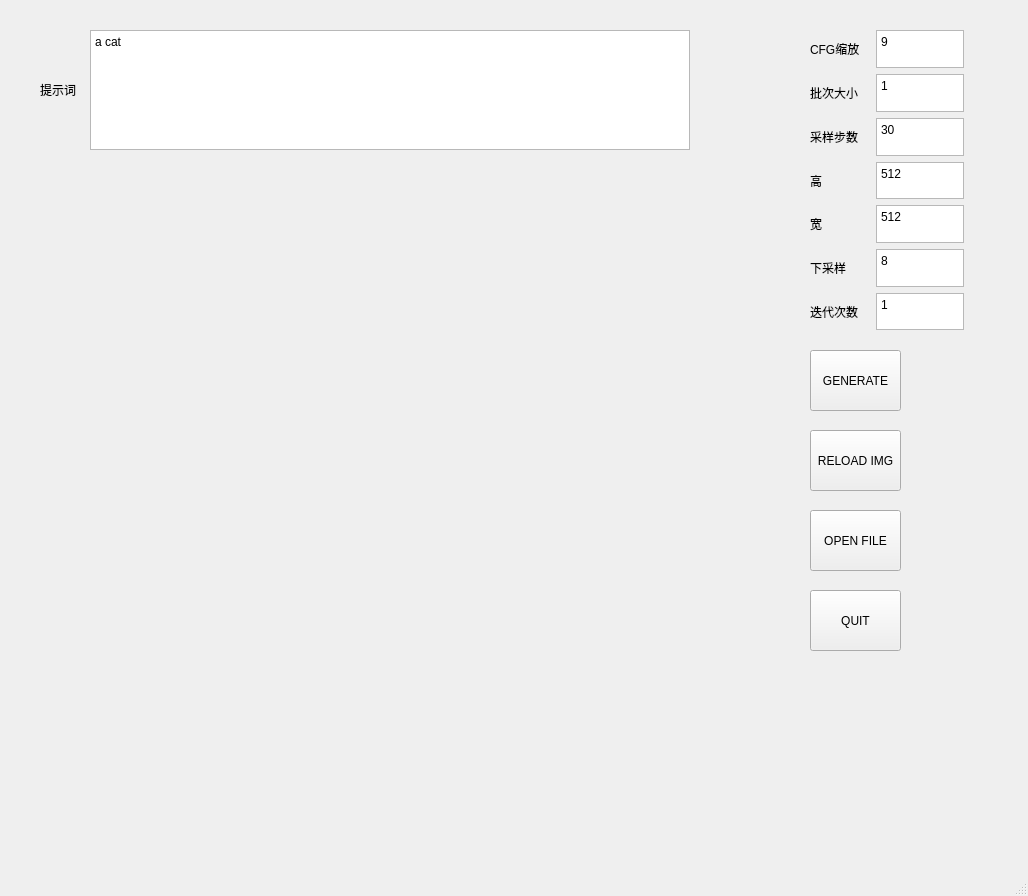
<?xml version="1.0" encoding="UTF-8"?>
<ui version="4.0">
 <class>MainWindow</class>
 <widget class="QMainWindow" name="MainWindow">
  <property name="geometry">
   <rect>
    <x>0</x>
    <y>0</y>
    <width>1028</width>
    <height>896</height>
   </rect>
  </property>
  <property name="windowTitle">
   <string>MainWindow</string>
  </property>
  <widget class="QWidget" name="centralwidget">
   <widget class="QWidget" name="verticalLayoutWidget">
    <property name="geometry">
     <rect>
      <x>810</x>
      <y>30</y>
      <width>154</width>
      <height>300</height>
     </rect>
    </property>
    <property name="maximumSize">
     <size>
      <width>400</width>
      <height>300</height>
     </size>
    </property>
    <layout class="QVBoxLayout" name="lay1">
     <item>
      <layout class="QHBoxLayout" name="D1">
       <item>
        <widget class="QLabel" name="L1">
         <property name="minimumSize">
          <size>
           <width>60</width>
           <height>0</height>
          </size>
         </property>
         <property name="text">
          <string>CFG缩放</string>
         </property>
        </widget>
       </item>
       <item>
        <widget class="QPlainTextEdit" name="T1">
         <property name="plainText">
          <string>9</string>
         </property>
        </widget>
       </item>
      </layout>
     </item>
     <item>
      <layout class="QHBoxLayout" name="D0">
       <item>
        <widget class="QLabel" name="L0">
         <property name="minimumSize">
          <size>
           <width>60</width>
           <height>0</height>
          </size>
         </property>
         <property name="text">
          <string>批次大小</string>
         </property>
        </widget>
       </item>
       <item>
        <widget class="QPlainTextEdit" name="T0">
         <property name="plainText">
          <string>1</string>
         </property>
        </widget>
       </item>
      </layout>
     </item>
     <item>
      <layout class="QHBoxLayout" name="D2">
       <item>
        <widget class="QLabel" name="L2">
         <property name="minimumSize">
          <size>
           <width>60</width>
           <height>0</height>
          </size>
         </property>
         <property name="text">
          <string>采样步数</string>
         </property>
        </widget>
       </item>
       <item>
        <widget class="QPlainTextEdit" name="T2">
         <property name="plainText">
          <string>30</string>
         </property>
        </widget>
       </item>
      </layout>
     </item>
     <item>
      <layout class="QHBoxLayout" name="D4">
       <item>
        <widget class="QLabel" name="L4">
         <property name="minimumSize">
          <size>
           <width>60</width>
           <height>0</height>
          </size>
         </property>
         <property name="text">
          <string>高</string>
         </property>
        </widget>
       </item>
       <item>
        <widget class="QPlainTextEdit" name="T4">
         <property name="plainText">
          <string>512</string>
         </property>
        </widget>
       </item>
      </layout>
     </item>
     <item>
      <layout class="QHBoxLayout" name="D5">
       <item>
        <widget class="QLabel" name="L5">
         <property name="minimumSize">
          <size>
           <width>60</width>
           <height>0</height>
          </size>
         </property>
         <property name="text">
          <string>宽</string>
         </property>
        </widget>
       </item>
       <item>
        <widget class="QPlainTextEdit" name="T5">
         <property name="plainText">
          <string>512</string>
         </property>
        </widget>
       </item>
      </layout>
     </item>
     <item>
      <layout class="QHBoxLayout" name="D6">
       <item>
        <widget class="QLabel" name="L6">
         <property name="minimumSize">
          <size>
           <width>60</width>
           <height>0</height>
          </size>
         </property>
         <property name="text">
          <string>下采样</string>
         </property>
        </widget>
       </item>
       <item>
        <widget class="QPlainTextEdit" name="T6">
         <property name="plainText">
          <string>8</string>
         </property>
        </widget>
       </item>
      </layout>
     </item>
     <item>
      <layout class="QHBoxLayout" name="D9">
       <item>
        <widget class="QLabel" name="L9">
         <property name="minimumSize">
          <size>
           <width>60</width>
           <height>0</height>
          </size>
         </property>
         <property name="maximumSize">
          <size>
           <width>400</width>
           <height>300</height>
          </size>
         </property>
         <property name="text">
          <string>迭代次数</string>
         </property>
        </widget>
       </item>
       <item>
        <widget class="QPlainTextEdit" name="T9">
         <property name="plainText">
          <string>1</string>
         </property>
        </widget>
       </item>
      </layout>
     </item>
    </layout>
   </widget>
   <widget class="QLabel" name="L10">
    <property name="geometry">
     <rect>
      <x>40</x>
      <y>30</y>
      <width>50</width>
      <height>120</height>
     </rect>
    </property>
    <property name="text">
     <string>提示词</string>
    </property>
   </widget>
   <widget class="QPlainTextEdit" name="T10">
    <property name="geometry">
     <rect>
      <x>90</x>
      <y>30</y>
      <width>600</width>
      <height>120</height>
     </rect>
    </property>
    <property name="plainText">
     <string>a cat</string>
    </property>
   </widget>
   <widget class="QPushButton" name="generate">
    <property name="geometry">
     <rect>
      <x>810</x>
      <y>350</y>
      <width>91</width>
      <height>61</height>
     </rect>
    </property>
    <property name="text">
     <string>GENERATE</string>
    </property>
   </widget>
   <widget class="QPushButton" name="open">
    <property name="geometry">
     <rect>
      <x>810</x>
      <y>510</y>
      <width>91</width>
      <height>61</height>
     </rect>
    </property>
    <property name="text">
     <string>OPEN FILE</string>
    </property>
   </widget>
   <widget class="QLabel" name="label_image">
    <property name="geometry">
     <rect>
      <x>70</x>
      <y>190</y>
      <width>640</width>
      <height>640</height>
     </rect>
    </property>
    <property name="text">
     <string/>
    </property>
   </widget>
   <widget class="QPushButton" name="reload_img">
    <property name="geometry">
     <rect>
      <x>810</x>
      <y>430</y>
      <width>91</width>
      <height>61</height>
     </rect>
    </property>
    <property name="text">
     <string>RELOAD IMG</string>
    </property>
   </widget>
   <widget class="QPushButton" name="quit">
    <property name="geometry">
     <rect>
      <x>810</x>
      <y>590</y>
      <width>91</width>
      <height>61</height>
     </rect>
    </property>
    <property name="text">
     <string>QUIT</string>
    </property>
   </widget>
  </widget>
  <widget class="QMenuBar" name="menubar">
   <property name="geometry">
    <rect>
     <x>0</x>
     <y>0</y>
     <width>1028</width>
     <height>26</height>
    </rect>
   </property>
  </widget>
  <widget class="QStatusBar" name="statusbar"/>
 </widget>
 <resources/>
 <connections/>
</ui>
